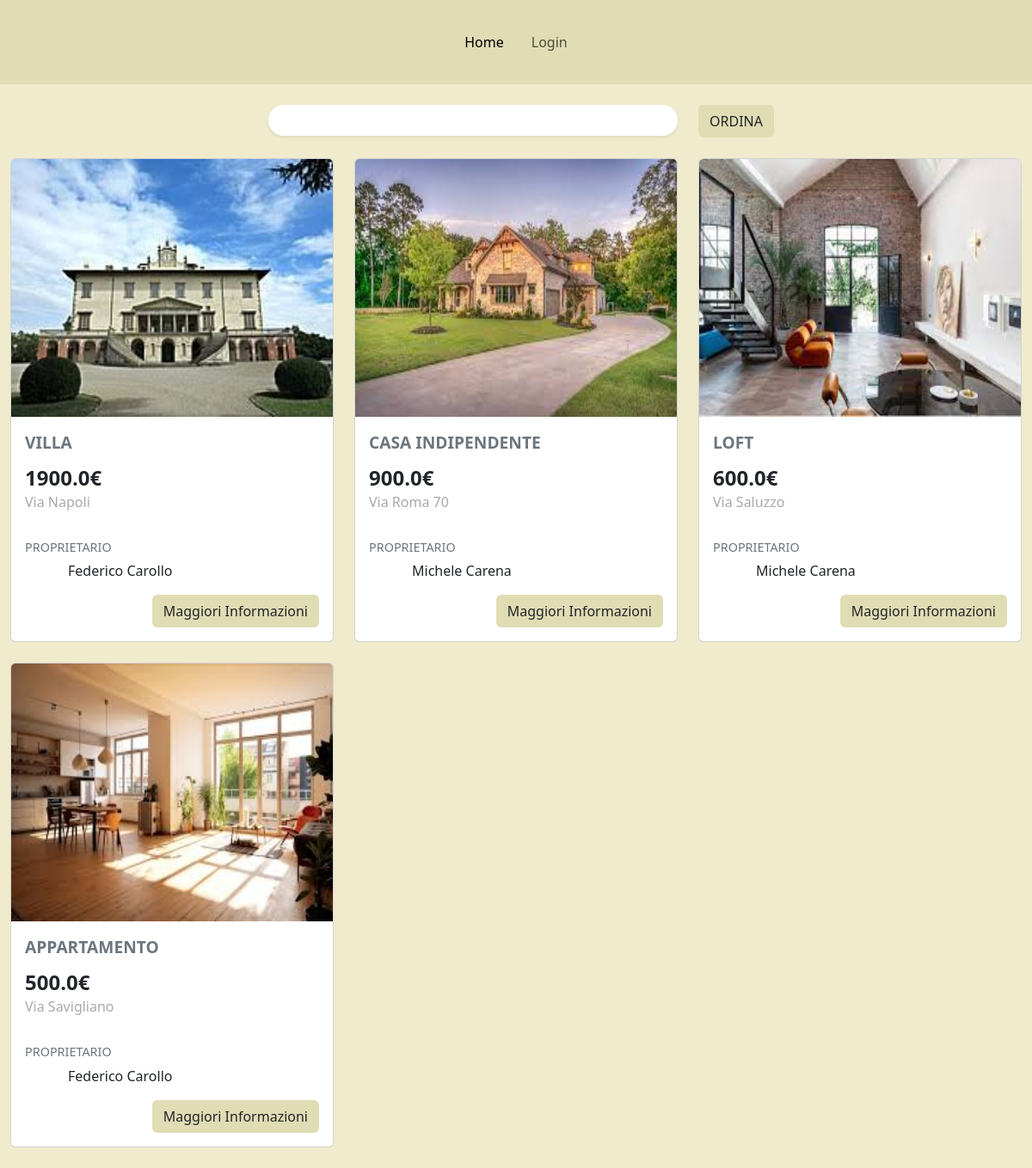
Before: / with the older database file.
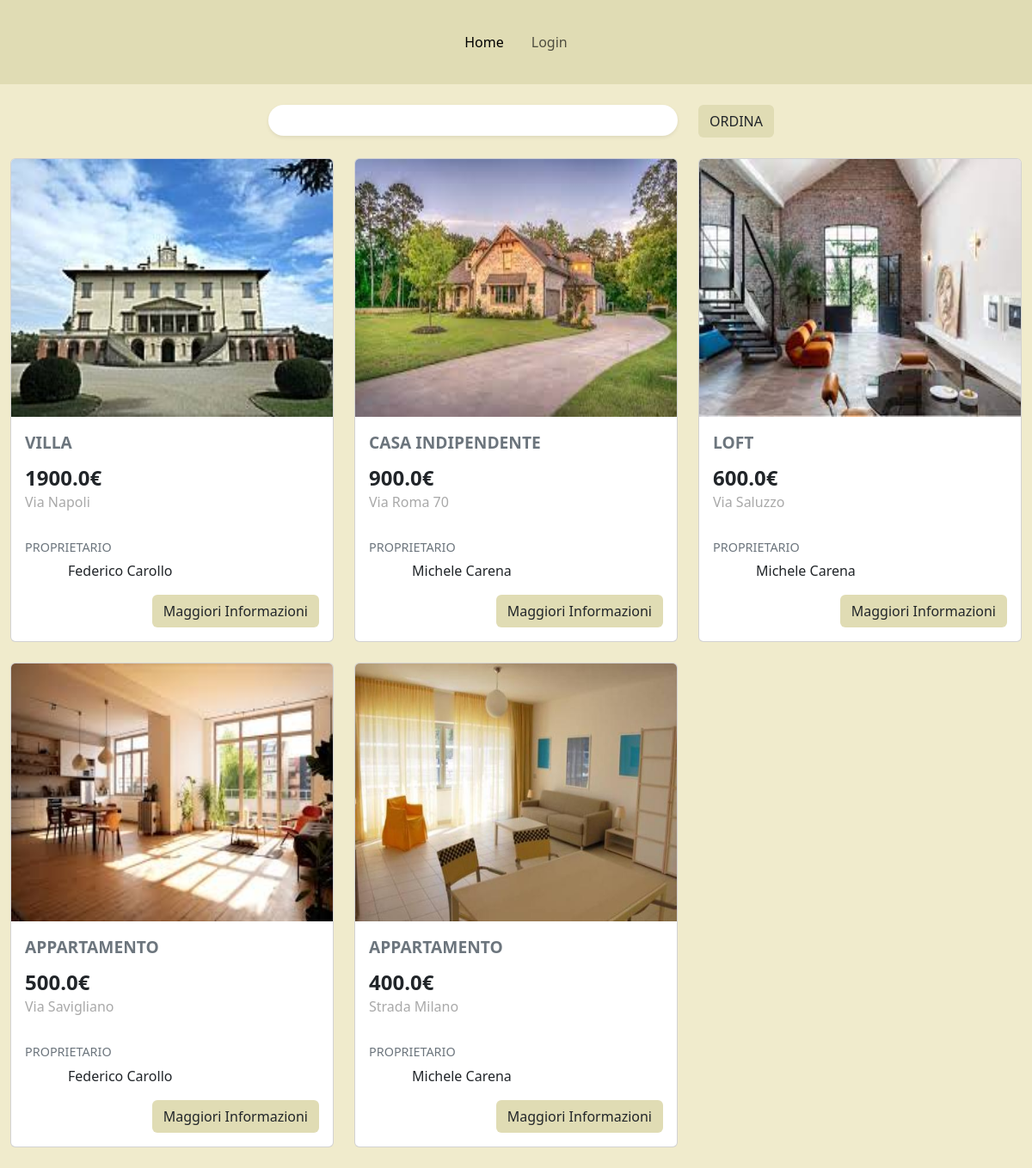
After: the same page with the newer database file.
### tables this page shows
CREATE TABLE "ANNUNCI" (
	"idAnnuncio"	INTEGER NOT NULL,
	"titolo"	TEXT NOT NULL,
	"indirizzo"	TEXT NOT NULL,
	"tipoCasa"	TEXT NOT NULL,
	"numeroLocali"	TEXT NOT NULL,
	"descrizione"	TEXT NOT NULL,
	"prezzoMensile"	REAL NOT NULL,
	"arredamento"	TEXT NOT NULL,
	"disponibilita"	TEXT NOT NULL,
	"idUtente"	INTEGER NOT NULL,
	PRIMARY KEY("idAnnuncio" AUTOINCREMENT),
	FOREIGN KEY("idUtente") REFERENCES "UTENTI"("idUtente")
);

### app.py (the view)
@app.route('/<info>')
@app.route('/')
def index(info=None):
   if info is not None:
      if info=='numLocali':
         annunci=posts_dao.ordina(info)
      else:
         annunci=posts_dao.ordina(info)
      return render_template('index.html', allAnnunci=annunci)
   else:
      allAnnunci=posts_dao.get_allAnnunci()
      return render_template('index.html', allAnnunci=allAnnunci)

### posts_dao.py (called while the page is built)
def get_allAnnunci():
    conn =sqlite3.connect('db/affitti.db')
    conn.row_factory = sqlite3.Row
    cursor= conn.cursor()
    sql = '''SELECT ANNUNCI.* ,GROUP_CONCAT(urlFoto, ',') AS foto_concatenate, UTENTI.nome, UTENTI.cognome
        FROM ANNUNCI, FOTO, UTENTI
        where ANNUNCI.idAnnuncio = FOTO.idAnnuncio and ANNUNCI.disponibilita = 'SI' and UTENTI.idUtente=ANNUNCI.idUtente and FOTO.rimosso='FALSE'
        GROUP BY ANNUNCI.idAnnuncio
        ORDER BY ANNUNCI.prezzoMensile DESC'''
    cursor.execute(sql, ())
    annunci= cursor.fetchall()
    cursor.close()
    conn.close()
    return annunci

### templates/index.html (shortened to what this page needs)
{% extends "base.html" %}
{% block liNav %}
  <li class="nav-item">
    <a class="nav-link mx-2 active" aria-current="page" href="#">Home</a>
  </li>
  {% if current_user.is_authenticated %}
  <li class="nav-item">
    <a class="nav-link mx-2" href="{{url_for('profilo')}}">Profilo</a>
  </li>
  <li class="nav-item">
    <a class="nav-link mx-2" href="{{url_for('logout')}}">Logout</a>
  </li>
  {% else %}
  <li class="nav-item">
    <a class="nav-link mx-2" href="{{url_for('Page_login')}}">Login</a>
  </li>
  {% endif %}
{% endblock %}
{% block content %}
<div class="container-fluid mt-4">
  <form action="/filtro" method="POST">
    <div class="row mb-4">
      <div class="col-3"></div>
      <div class="col-5">
        <select class="form-control rounded-pill shadow-sm filtroButton" id="filterSelect" name="selFiltro">
          <option value=""></option>
          <option value="numLocali">NUMERO LOCALI (crescente)</option>
        </select>
      </div>
      <div class="col-1">
        <button type="submit" class="btn buttonOrdina">Ordina</button>
      </div>
      <div class="col-3"></div>
    </div>
  </form>
  <div class="row cardContainer">
    {% for annuncio in allAnnunci %}
    {% set foto_list = annuncio.foto_concatenate.split(',') %}
    <div class="col-md-4 mb-4">
      <div class="card cardTotale">
        <a href="" data-bs-toggle="modal" data-bs-target="#Modal{{annuncio.idAnnuncio}}">
          <img src="{{ url_for('static', filename=foto_list[0]) }}" class="card-img-top cardFoto" alt="Immagine Prodotto">
        </a>
        <div class="card-body">
          <p class="card-title">{{annuncio.tipoCasa}}</p>
          <p class="card-text prezzoM">{{annuncio.prezzoMensile}}€</p>
          <p class="card-subtitle">{{annuncio.indirizzo}}</p>
          <p class="proprietario">PROPRIETARIO</p>
          <p class="card-text infoProprietario">{{annuncio.nome}} {{annuncio.cognome}}</p>
          <a href="#myModal" class="btn buttonInformazioniM" data-bs-toggle="modal" data-bs-target="#Modal{{annuncio.idAnnuncio}}">Maggiori Informazioni</a>
        </div>
      </div>
    </div>
    {% endfor %}
  </div>
</div>
{% endblock %}

### templates/base.html (shortened to what this page needs)
<!DOCTYPE html>
<html lang="it">
    <head>
        <link href="https://cdn.jsdelivr.net/npm/bootstrap@5.3.2/dist/css/bootstrap.min.css" rel="stylesheet">
        <link href="{{url_for('static', filename='css/style.css')}}" rel="stylesheet" type="text/css">
    </head>
    <body>
        <nav class="navbar navbar-expand-lg p-3 headerNav ">
          <div class="container-fluid">
            <div class="collapse navbar-collapse" id="navbarNavDropdown">
              <ul class="navbar-nav mx-auto ">
                {% block liNav %}{% endblock %}
              </ul>
            </div>
          </div>
        </nav>
        {% block content %}{% endblock %}
    </body>
</html>

### static/css/style.css (style rules this page uses)
.nav-item { line-height:50px; }
body { background-color: #f0ebcc; }
.headerNav { background-color: #e0dcb4; color: black; }
.filtroButton { border: none; }
.buttonOrdina { text-transform: uppercase; background-color: #e0dcb4; }
.cardFoto { height: 300px; }
.card-title { color: #6c757d; font-size: 1.2rem; text-transform: uppercase; font-weight: bold; }
.prezzoM { font-size: 1.5rem; margin-bottom: 2px; font-weight: bold; }
.card-subtitle { color:darkgray; margin-bottom: 30px; font-size: 1rem; }
.proprietario { color: black; color: #6c757d; font-size: 0.9rem; margin-bottom: 5px; }
.infoProprietario { margin-left: 50px; }
.buttonInformazioniM { float: right; background-color: #e0dcb4; }

Changed rows visible on the page:
added ANNUNCI: shows a picture, tipoCasa "APPARTAMENTO", prezzoMensile "400.0", indirizzo "Strada Milano", nome "Michele", cognome "Carena"
